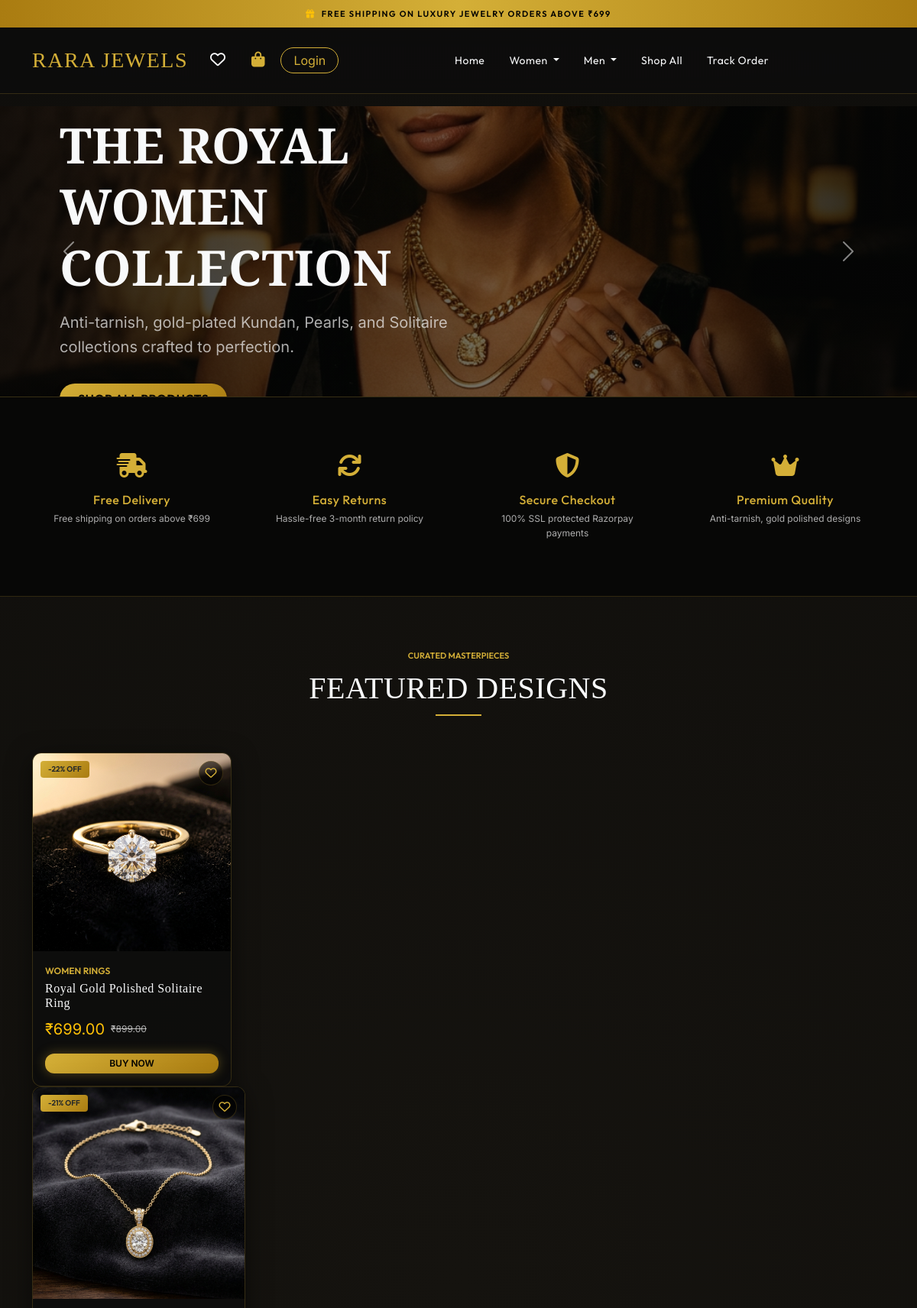
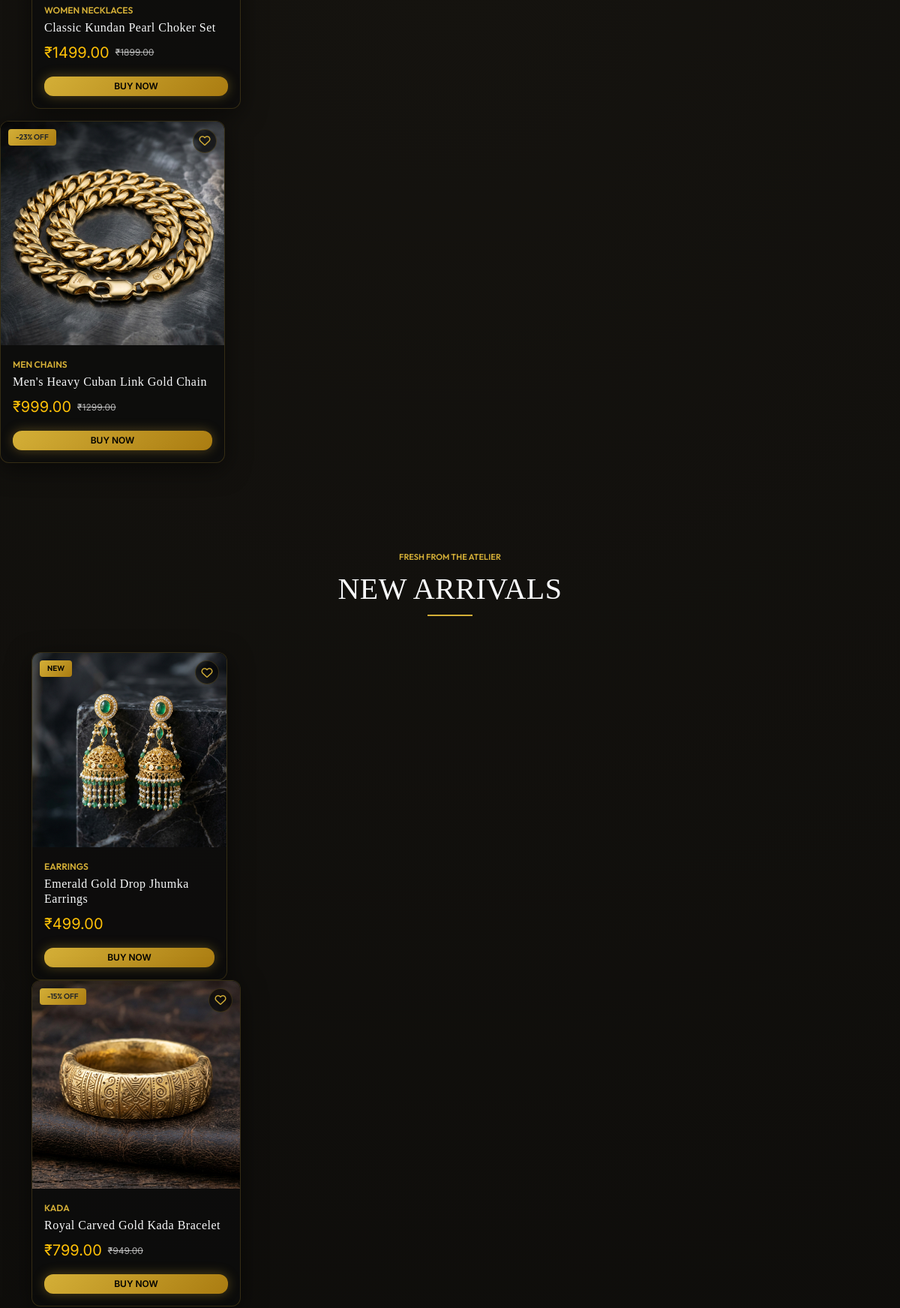
The page / (upper part) on the database its author committed (2 pictures, top to bottom).
### shop/models.py (models this page shows, shortened)
class StoreSetting(models.Model):
    free_shipping_threshold = models.DecimalField(max_digits=10, decimal_places=2, default=699.00)
    shipping_charge = models.DecimalField(max_digits=10, decimal_places=2, default=59.00)
    whatsapp_number = models.CharField(max_length=20, default='+919999999999')
    instagram_url = models.CharField(max_length=255, default='https://instagram.com/rarajewels')
    facebook_url = models.CharField(max_length=255, default='https://facebook.com/rarajewels')
    youtube_url = models.CharField(max_length=255, default='https://youtube.com/rarajewels')
    announcement_text = models.CharField(max_length=255, default='Free Shipping Above ₹699')
    @classmethod
    def get_settings(cls):
        obj, created = cls.objects.get_or_create(id=1)
        return obj

class Banner(models.Model):
    title = models.CharField(max_length=200, blank=True)
    subtitle = models.CharField(max_length=250, blank=True)
    image = models.ImageField(upload_to='banners/')
    link_url = models.CharField(max_length=255, blank=True)
    order = models.IntegerField(default=0)
    active = models.BooleanField(default=True)
    class Meta:
        ordering = ['order', 'id']

class Product(models.Model):
    name = models.CharField(max_length=255)
    slug = models.SlugField(max_length=255, unique=True, blank=True)
    description = models.TextField()
    price = models.DecimalField(max_digits=10, decimal_places=2)
    discount_price = models.DecimalField(max_digits=10, decimal_places=2, null=True, blank=True)
    category = models.ForeignKey(Category, on_delete=models.CASCADE, related_name='products')
    stock = models.IntegerField(default=0)
    is_featured = models.BooleanField(default=False)
    is_new_arrival = models.BooleanField(default=True)
    is_best_seller = models.BooleanField(default=False)
    is_trending = models.BooleanField(default=False)
    view_count = models.IntegerField(default=0)
    created_at = models.DateTimeField(auto_now_add=True)
    updated_at = models.DateTimeField(auto_now=True)
    @property
    def discount_percent(self):
        if self.discount_price and self.price > 0:
            diff = self.price - self.discount_price
            return int((diff / self.price) * 100)
        return 0
    @property
    def primary_image(self):
        primary = self.images.filter(is_primary=True).first()
        if primary:
            return primary.image.url
        first = self.images.first()
        if first:
            return first.image.url
        return '/static/images/product-placeholder.jpg'

class ProductImage(models.Model):
    product = models.ForeignKey(Product, on_delete=models.CASCADE, related_name='images')
    image = models.ImageField(upload_to='products/')
    is_primary = models.BooleanField(default=False)

class Category(models.Model):
    name = models.CharField(max_length=100)
    slug = models.SlugField(max_length=120, unique=True, blank=True)
    parent = models.ForeignKey('self', on_delete=models.CASCADE, null=True, blank=True, related_name='subcategories')
    image = models.ImageField(upload_to='categories/', null=True, blank=True)
    description = models.TextField(blank=True)
    class Meta:
        verbose_name_plural = 'categories'

### shop/views.py (the view)
# urls.py: path('', views.home_view, name='home'),
def home_view(request):
    banners = Banner.objects.filter(active=True).order_by('order', 'id')
    featured = Product.objects.filter(is_featured=True, stock__gt=0)[:8]
    new_arrivals = Product.objects.filter(is_new_arrival=True, stock__gt=0).order_by('-id')[:8]
    best_sellers = Product.objects.filter(is_best_seller=True, stock__gt=0)[:8]
    trending = Product.objects.filter(is_trending=True, stock__gt=0)[:8]
    reviews = ProductReview.objects.select_related('product', 'user').order_by('-created_at')[:4]
    instagram_mock = [
        {'image': 'https://images.unsplash.com/photo-1599643478518-a784e5dc4c8f?auto=format&fit=crop&w=300&q=80', 'link': '#'},
        {'image': 'https://images.unsplash.com/photo-1535632066927-ab7c9ab60908?auto=format&fit=crop&w=300&q=80', 'link': '#'},
        {'image': 'https://images.unsplash.com/photo-1605100804763-247f67b3557e?auto=format&fit=crop&w=300&q=80', 'link': '#'},
        {'image': 'https://images.unsplash.com/photo-1602751584552-8ba73aad10e1?auto=format&fit=crop&w=300&q=80', 'link': '#'},
        {'image': 'https://images.unsplash.com/photo-1617038260897-41a1f14a8ca0?auto=format&fit=crop&w=300&q=80', 'link': '#'},
        {'image': 'https://images.unsplash.com/photo-1599643477877-537ef527852f?auto=format&fit=crop&w=300&q=80', 'link': '#'},
    ]
    context = {
        'banners': banners,
        'featured': featured,
        'new_arrivals': new_arrivals,
        'best_sellers': best_sellers,
        'trending': trending,
        'reviews': reviews,
        'instagram_gallery': instagram_mock,
        'announcement': StoreSetting.get_settings().announcement_text,
    }
    return render(request, 'shop/home.html', context)

### templates/shop/home.html (shortened to what this page needs)
{% extends 'base.html' %}
{% load static %}
{% block content %}
<div id="heroBannerCarousel" class="carousel slide luxury-slider" data-bs-ride="carousel" data-bs-interval="5000">
    <div class="carousel-inner">
        {% if banners %}
            {% for banner in banners %}
            <div class="carousel-item {% if forloop.first %}active{% endif %}">
                <img src="{{ banner.image.url }}" class="carousel-img" alt="{{ banner.title }}">
                <div class="carousel-caption-overlay text-center">
                    <div class="container text-start px-4 px-md-5">
                        <div class="col-lg-7">
                            <span class="small-lettering text-gold mb-2 d-block tracking-wide fs-6">Exquisite Masterpieces</span>
                            <h1 class="display-3 playfair-font text-light mb-3 lh-sm animate-pulse" style="font-weight: 700;">{{ banner.title|default:"LUXURY IN EVERY DETAIL" }}</h1>
                            <p class="fs-5 text-light-dim mb-4 d-none d-md-block">{{ banner.subtitle|default:"Discover our premium gold-plated collections, designed to capture the essence of high-end jewelry." }}</p>
                            {% if banner.link_url %}
                            <a href="{{ banner.link_url }}" class="btn btn-gold rounded-pill px-4 py-2 mt-2">EXPLORE COLLECTION</a>
                            {% else %}
                            <a href="{% url 'shop:products' %}" class="btn btn-gold rounded-pill px-4 py-2 mt-2">SHOP ALL PRODUCTS</a>
                            {% endif %}
                        </div>
                    </div>
                </div>
            </div>
            {% endfor %}
        {% endif %}
    </div>
    <button class="carousel-control-prev" type="button" data-bs-target="#heroBannerCarousel" data-bs-slide="prev">
        <span class="carousel-control-prev-icon" aria-hidden="true"></span>
    </button>
    <button class="carousel-control-next" type="button" data-bs-target="#heroBannerCarousel" data-bs-slide="next">
        <span class="carousel-control-next-icon" aria-hidden="true"></span>
    </button>
</div>
<section class="py-5 bg-dark-glow border-bottom border-gold-dim">
    <div class="container">
        <div class="row g-4 justify-content-center text-center">
            <div class="col-md-3 col-sm-6">
                <div class="trust-badge-card">
                    <i class="fa-solid fa-truck-fast"></i>
                    <h6 class="text-gold mt-2 mb-1">Free Delivery</h6>
                    <p class="text-xs text-light-dim mb-0">Free shipping on orders above ₹699</p>
                </div>
            </div>
            <div class="col-md-3 col-sm-6">
                <div class="trust-badge-card">
                    <i class="fa-solid fa-arrows-rotate"></i>
                    <h6 class="text-gold mt-2 mb-1">Easy Returns</h6>
                    <p class="text-xs text-light-dim mb-0">Hassle-free 3-month return policy</p>
                </div>
            </div>
            <div class="col-md-3 col-sm-6">
                <div class="trust-badge-card">
                    <i class="fa-solid fa-shield-halved"></i>
                    <h6 class="text-gold mt-2 mb-1">Secure Checkout</h6>
                    <p class="text-xs text-light-dim mb-0">100% SSL protected Razorpay payments</p>
                </div>
            </div>
            <div class="col-md-3 col-sm-6">
                <div class="trust-badge-card">
                    <i class="fa-solid fa-crown"></i>
                    <h6 class="text-gold mt-2 mb-1">Premium Quality</h6>
                    <p class="text-xs text-light-dim mb-0">Anti-tarnish, gold polished designs</p>
                </div>
            </div>
        </div>
    </div>
</section>
{% if featured %}
<section class="py-5">
    <div class="container py-3">
        <div class="text-center mb-5">
            <span class="small-lettering text-gold">Curated Masterpieces</span>
            <h2 class="playfair-font text-light mt-2 fs-1">FEATURED DESIGNS</h2>
            <div class="mx-auto" style="width: 60px; height: 2px; background-color: var(--gold); margin-top: 10px;"></div>
        </div>
        <div class="row g-4">
            {% for item in featured %}
            <div class="col-lg-3 col-md-4 col-sm-6">
                {% include 'shop/components/product_card.html' with product=item %}
            </div>
            {% endfor %}
</section>
{% endif %}
{% if new_arrivals %}
<section class="py-5 bg-dark-glow-dim">
    <div class="container py-3">
        <div class="text-center mb-5">
            <span class="small-lettering text-gold">Fresh From The Atelier</span>
            <h2 class="playfair-font text-light mt-2 fs-1">NEW ARRIVALS</h2>
            <div class="mx-auto" style="width: 60px; height: 2px; background-color: var(--gold); margin-top: 10px;"></div>
        </div>
        <div class="row g-4">
            {% for item in new_arrivals %}
            <div class="col-lg-3 col-md-4 col-sm-6">
                {% include 'shop/components/product_card.html' with product=item %}
            </div>
            {% endfor %}
</section>
{% endif %}
{% endblock %}

### templates/base.html (shortened to what this page needs)
{% load static %}
<!DOCTYPE html>
<html lang="en">
<head>
    <link href="https://cdn.jsdelivr.net/npm/bootstrap@5.3.0/dist/css/bootstrap.min.css" rel="stylesheet">
    <link rel="stylesheet" href="https://cdnjs.cloudflare.com/ajax/libs/font-awesome/6.4.0/css/all.min.css">
    <link rel="stylesheet" href="{% static 'css/style.css' %}">
</head>
<body class="luxury-bg">
    {% if store_settings.announcement_text %}
    <div class="announcement-bar text-center py-2 px-3">
        <span class="small-lettering tracking-wide"><i class="fa-solid fa-gift me-2 text-warning"></i>{{ store_settings.announcement_text }}</span>
    </div>
    {% endif %}
    <nav class="navbar navbar-expand-lg sticky-top luxury-navbar">
        <div class="container py-2">
            <a class="navbar-brand text-gold playfair-font fs-3 tracking-wide" href="{% url 'shop:home' %}">
                RARA JEWELS
            </a>
            <div class="d-flex align-items-center gap-2 ms-auto navbar-icons">
    <a href="{% url 'shop:wishlist' %}" class="btn text-light position-relative"><i class="fa-regular fa-heart fs-5"></i></a>
    <a href="{% url 'shop:cart_detail' %}" class="btn text-light position-relative"><i class="fa-solid fa-bag-shopping fs-5 text-gold"></i></a>
    {% if user.is_authenticated %}
    <div class="dropdown"><a class="btn text-light dropdown-toggle d-flex align-items-center gap-2" href="#" role="button" id="userMenu" data-bs-toggle="dropdown" aria-expanded="false"><i class="fa-regular fa-user fs-5 text-gold"></i><span class="d-none d-lg-inline fs-6">{{ user.name|truncatechars:10 }}</span></a>
        <ul class="dropdown-menu dropdown-menu-end bg-black border-gold-dim" aria-labelledby="userMenu"><li><a class="dropdown-item text-light-dim" href="{% url 'accounts:dashboard' %}"><i class="fa-solid fa-circle-user me-2"></i>My Profile</a></li><li><a class="dropdown-item text-light-dim" href="{% url 'accounts:dashboard' %}?tab=orders"><i class="fa-solid fa-box me-2"></i>My Orders</a></li><li><hr class="dropdown-divider border-gold-dim"></li><li><a class="dropdown-item text-danger" href="{% url 'accounts:logout' %}"><i class="fa-solid fa-arrow-right-from-bracket me-2"></i>Logout</a></li></ul>
    </div>
    {% else %}
    <a href="{% url 'accounts:login' %}" class="btn border-gold text-gold rounded-pill px-3 py-1 fs-6 transition-all hover-gold">Login</a>
    {% endif %}
</div>
            <div class="collapse navbar-collapse" id="navbarText">
                <ul class="navbar-nav mx-auto mb-2 mb-lg-0">
                    <li class="nav-item">
                        <a class="nav-link text-light px-3" href="{% url 'shop:home' %}">Home</a>
                    </li>
                    <li class="nav-item dropdown">
                        <a class="nav-link dropdown-toggle text-light px-3" href="#" id="womenDropdown" role="button" data-bs-toggle="dropdown" aria-expanded="false">
                            Women
                        </a>
                    </li>
                    <li class="nav-item dropdown">
                        <a class="nav-link dropdown-toggle text-light px-3" href="#" id="menDropdown" role="button" data-bs-toggle="dropdown" aria-expanded="false">
                            Men
                        </a>
                    </li>
                    <li class="nav-item">
                        <a class="nav-link text-light px-3" href="{% url 'shop:products' %}">Shop All</a>
                    </li>
                    <li class="nav-item">
                        <a class="nav-link text-light px-3" href="{% url 'shop:track_order' %}">Track Order</a>
                    </li>
                </ul>
            </div>
        </div>
    </nav>
    <main>
        {% block content %}{% endblock %}
    </main>
</body>
</html>

### templates/shop/components/product_card.html
{% load static %}
<div class="card luxury-card h-100 d-flex flex-column justify-content-between">
    <div class="card-img-wrapper">
        {% if product.stock == 0 %}
            <span class="card-badge bg-danger text-light">Sold Out</span>
        {% elif product.discount_percent > 0 %}
            <span class="card-badge bg-warning text-dark">-{{ product.discount_percent }}% OFF</span>
        {% elif product.is_new_arrival %}
            <span class="card-badge">NEW</span>
        {% endif %}
        <div class="wishlist-btn-overlay ajax-wishlist-toggle" data-product-id="{{ product.id }}" title="Add to Wishlist">
            <i class="fa-regular fa-heart"></i>
        </div>
        <a href="{% url 'shop:product_detail' product.slug %}">
            <img src="{{ product.primary_image }}" class="card-img-top" alt="{{ product.name }}">
        </a>
    </div>
    <div class="card-body p-3 d-flex flex-column justify-content-between">
        <div>
            <span class="small-lettering text-gold text-xs d-block mb-1">{{ product.category.name }}</span>
            <h5 class="card-title playfair-font fs-6 text-light mb-2">
                <a href="{% url 'shop:product_detail' product.slug %}" class="text-light hover-text-gold">{{ product.name|truncatechars:45 }}</a>
            </h5>
        </div>
        <div>
            <div class="d-flex align-items-center gap-2 mb-3">
                {% if product.discount_price %}
                    <span class="fs-5 text-warning font-semibold">₹{{ product.discount_price }}</span>
                    <span class="text-xs text-decoration-line-through text-light-dim">₹{{ product.price }}</span>
                {% else %}
                    <span class="fs-5 text-warning font-semibold">₹{{ product.price }}</span>
                {% endif %}
            </div>
            <div class="d-flex gap-2">
                {% if product.stock > 0 %}
                    <a href="{% url 'shop:product_detail' product.slug %}" class="btn btn-buy-now w-100 py-1 text-xs font-semibold">
                        BUY NOW
                    </a>
                {% else %}
                    <button class="btn btn-xs btn-dark disabled rounded-pill w-100 py-1 text-xs border-gold-dim">
                        OUT OF STOCK
                    </button>
                {% endif %}
            </div>
            </div>
        </div>
    </div>
</div>

### rows shown on the page
StoreSetting: announcement_text "FREE SHIPPING ON LUXURY JEWELRY ORDERS ABOVE ₹699"
Banner: image (picture), title "THE ROYAL WOMEN COLLECTION", subtitle "Anti-tarnish, gold-plated Kundan, Pearls, and Solitaire collections crafted to perfection.", link_url "SHOP ALL PRODUCTS"
Product: discount_percent "22", primary_image (picture), category.name "WOMEN RINGS", name "Royal Gold Polished Solitaire Ring", discount_price "699.00", price "899.00", stock "BUY NOW"
Product: discount_percent "21", primary_image (picture), category.name "WOMEN NECKLACES", name "Classic Kundan Pearl Choker Set", discount_price "1499.00", price "1899.00", stock "BUY NOW"
Product: discount_percent "23", primary_image (picture), category.name "MEN CHAINS", name "Men's Heavy Cuban Link Gold Chain", discount_price "999.00", price "1299.00", stock "BUY NOW"
Product: stock "NEW", primary_image (picture), category.name "EARRINGS", name "Emerald Gold Drop Jhumka Earrings", price "499.00"
Product: discount_percent "15", primary_image (picture), category.name "KADA", name "Royal Carved Gold Kada Bracelet", discount_price "799.00", price "949.00", stock "BUY NOW"
